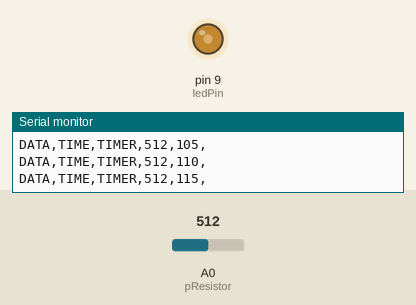
The sketch below on a simulated Arduino Uno, built with avr-gcc and run on an emulated ATmega328P. Parts: output pins drawn as LEDs (lit = HIGH), the last lines printed to the serial monitor. The test bench sets the inputs (shaded band); at power-on: A0 (pResistor) = 512.

Above: at 1.27 s.
1.3 s: A0 (pResistor) set to 107
At 3.3 s:
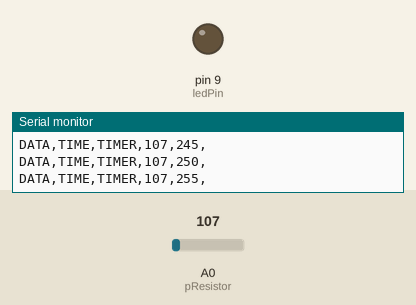
4.3 s: A0 (pResistor) set to 92
At 5.41 s:
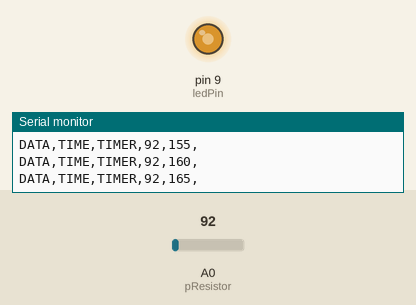
Timing chart, 0 to 13.3 s (numbered marks = the images above; inputs shaded):
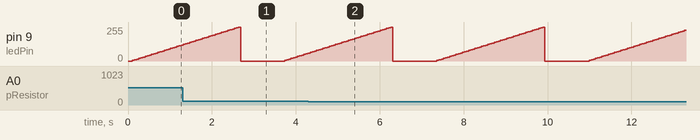

The sketch:

loop_repeat_test.ino
```cpp
/*
  Original: Michalis Vasilakis    // Date: 8/06/2015 // www.ardumotive.com
  Added:  [Arduino Fade Sample Code - public domain] // https://www.arduino.cc/en/Tutorial/BuiltInExamples/Fade
  Edited: Juan Banchs             // Date: 5/16/2021 // http://juanbanchs.webflow.io/
*/

//Constants
const int pResistor = A0; // Photoresistor at Arduino analog pin A0
const int ledPin = 9; // Led pin at Arduino pin 9
const int PHOTORESISTOR_THRESHOLD = 700; // Change this until its sensitive enough (0-1023)
const int TIME_DELAY = 50; // In miliseconds
const int NUMBER_OF_LOOPS = 10; // Number of repeats to do

//Variables
int pResistor_value; // Store value from photoresistor (0-1023)
int brightness = 0;  // how bright the LED is (0-255)
int fadeAmount = 5;  // how many points to fade the LED by
int loop_count = 0;  // Loop counter


// Code
void setup() {
  // Communication Setup:
  // analogReadResolution(12); // If we are using Arduino DUE => Use maximum bit rate.
  // Otherwise, max is automatically used
  Serial.begin(9600); // Acceptable value

  // Pin Setup:
  pinMode(ledPin, OUTPUT);  // Set lepPin - 9 pin as an output
  pinMode(pResistor, INPUT);// Set pResistor - A0 pin as an input (optional)

  // PLX-DAQ Setup:
  Serial.println("CLEARDATA"); // Clears up any data left from previous projects
  // Always write "LABEL," then "column headers"
  Serial.println("LABEL, Real Time, Time since Start, Photoresistor Measurement, Brightness (Digital Output)");
  // Serial.println(", Other Measurement"); // If you need any other measurements
  Serial.println("RESETTIMER"); // Resets timer to 0
}

void loop() {

  // Set the brightness of LED:
  analogWrite(ledPin, brightness);

  // Delay so that the photoresistor has time to change:
  delay(TIME_DELAY);

  // Send the value
  send_value();

  // Prepare next loop:
  brightness = brightness + fadeAmount; // Change the brightness for next time through the loop
//  if (brightness <= 0 || brightness >= 255) // Reverse fading direction at the end of the fades
//  {fadeAmount = -fadeAmount;}


  // Check the loop number
  if (brightness == 260){
    loop_count = loop_count+1;
    brightness = 0;
    analogWrite(ledPin, brightness);
    delay(1000);

    // Exit after desired number of repeats
    if (loop_count == NUMBER_OF_LOOPS)
    {exit(0);}
  }
}


void send_value()
{
//  for (int i = 0; i <= 1000; i++) {
    // Read new photoresistor value:
    pResistor_value = analogRead(pResistor);

    // Write to PLX-Daq (Excel)
    Serial.print("DATA,TIME,TIMER,"); // Current Time, Time since start
    Serial.print(pResistor_value); Serial.print(",");
    Serial.print(brightness); Serial.print(",");
    // int Adata = 3; Serial.print(Adata); // If you need any other measurements
    Serial.println(); // Move to next row
//  }
}
```

Measured:
- the behaviour switches between 100 and 99 on A0 (pResistor) (found by bisection; images 1 and 2)
- by itself, pin 9 (ledPin): ramps from 0/255 to 255/255 and jumps back, once every 3.6 s
